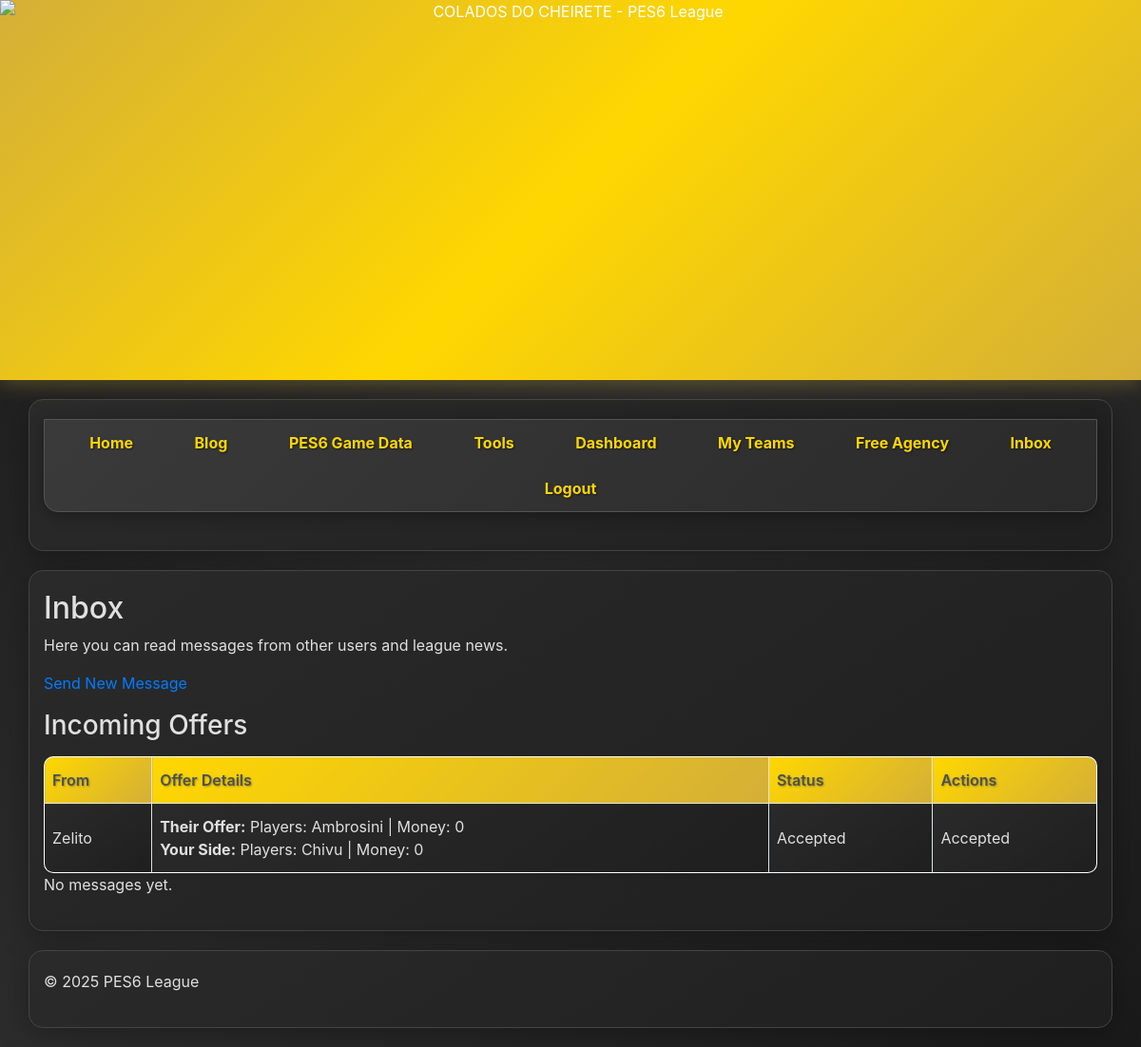
/inbox (signed in), run on an earlier commit of the app's database.
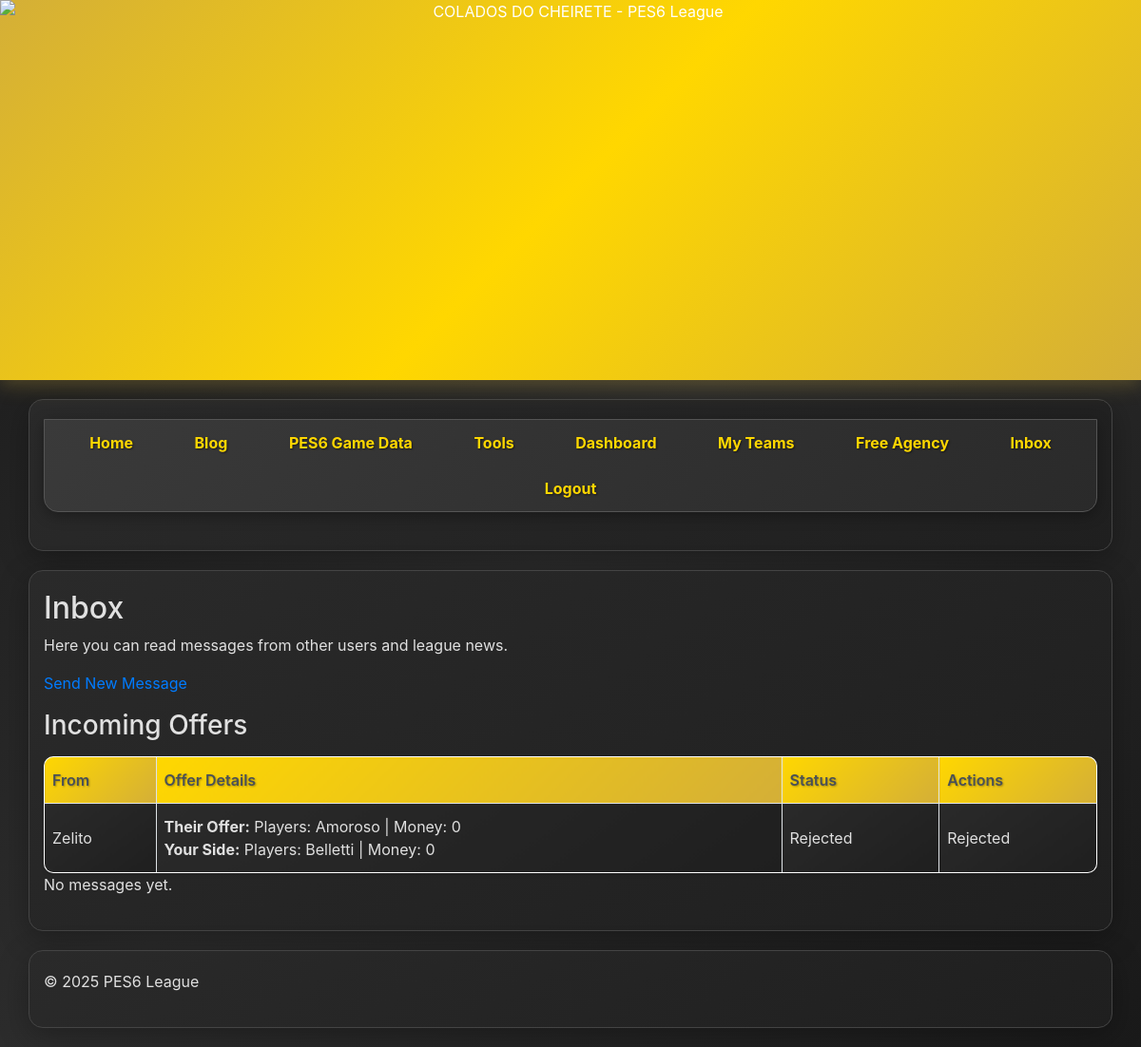
And on a later commit of the database.
### tables this page shows
CREATE TABLE offers (
    id INTEGER PRIMARY KEY AUTOINCREMENT,
    sender_id INTEGER NOT NULL,
    receiver_id INTEGER NOT NULL,
    player_id INTEGER NOT NULL,
    offer_amount INTEGER NOT NULL,
    offered_players TEXT,
    offered_money INTEGER DEFAULT 0,
    requested_players TEXT,
    requested_money INTEGER DEFAULT 0,
    sender_team_id INTEGER,
    receiver_team_id INTEGER,
    status TEXT DEFAULT 'pending',
    created_at TIMESTAMP DEFAULT CURRENT_TIMESTAMP,
    FOREIGN KEY (sender_id) REFERENCES users(id) ON DELETE CASCADE,
    FOREIGN KEY (receiver_id) REFERENCES users(id) ON DELETE CASCADE,
    FOREIGN KEY (player_id) REFERENCES players(id) ON DELETE CASCADE,
    FOREIGN KEY (sender_team_id) REFERENCES league_teams(id) ON DELETE CASCADE,
    FOREIGN KEY (receiver_team_id) REFERENCES league_teams(id) ON DELETE CASCADE
);

CREATE TABLE users (
    id INTEGER PRIMARY KEY AUTOINCREMENT,
    username TEXT UNIQUE NOT NULL,
    password TEXT NOT NULL,
    email TEXT UNIQUE NOT NULL,
    created_at TIMESTAMP DEFAULT CURRENT_TIMESTAMP
);

### app.py (the view, shortened to what this page needs)
@app.route('/inbox')
@login_required
def inbox():
    cur = db_helper.get_cursor()
    cur.execute("""
        SELECT m.*, u.username AS sender_username
        FROM messages m
        LEFT JOIN users u ON m.sender_id = u.id
        WHERE m.receiver_id = ?
        ORDER BY m.created_at DESC
    """, (current_user.id,))
    messages = cur.fetchall()
    messages = [dict(msg) for msg in messages]
    cur.execute("""
        SELECT o.*, u.username AS sender_username
        FROM offers o
        JOIN users u ON o.sender_id = u.id
        WHERE o.receiver_id = ?
        ORDER BY o.created_at DESC
    """, (current_user.id,))
    offers = cur.fetchall()
    offers = [dict(offer) for offer in offers]
    for offer in offers:
        if 'offered_players' in offer and 'requested_players' in offer:
            offered_players_raw = offer['offered_players'] or '[]'
            requested_players_raw = offer['requested_players'] or '[]'
            offer['offered_players'] = json.loads(offered_players_raw)
            offer['requested_players'] = json.loads(requested_players_raw)
            if offer['offered_players'] and len(offer['offered_players']) > 0:
                placeholders = ','.join(['?' for _ in offer['offered_players']])
                cur.execute("SELECT id, player_name FROM players WHERE id IN ({})".format(placeholders), offer['offered_players'])
                offer['offered_player_names'] = [row['player_name'] for row in cur.fetchall()]
            else:
                offer['offered_player_names'] = []
            if offer['requested_players'] and len(offer['requested_players']) > 0:
                placeholders = ','.join(['?' for _ in offer['requested_players']])
                cur.execute("SELECT id, player_name FROM players WHERE id IN ({})".format(placeholders), offer['requested_players'])
                offer['requested_player_names'] = [row['player_name'] for row in cur.fetchall()]
            else:
                offer['requested_player_names'] = []
            offer['is_cpu_offer'] = (offer['sender_id'] == 1)
            if offer['is_cpu_offer']:
                if offer['requested_players'] and len(offer['requested_players']) > 0:
                    placeholders = ','.join(['?' for _ in offer['requested_players']])
                    cur.execute("""
                        SELECT COUNT(*) as count FROM team_players tp
                        JOIN league_teams lt ON tp.team_id = lt.id
                        WHERE tp.player_id IN ({}) AND lt.user_id = ?
                    """.format(placeholders), offer['requested_players'] + [current_user.id])
                    user_players_count = cur.fetchone()['count']
                    offer['is_sell_offer'] = (user_players_count > 0)
                else:
                    offer['is_sell_offer'] = False
            else:
                offer['is_sell_offer'] = False
            offer['cpu_team_name'] = None
    cur.close()
    return render_template('inbox.html', messages=messages, offers=offers)

### app.py (called while the page is built)
@login_manager.user_loader
def load_user(user_id):
    return User.get(user_id)

def get_unread_count(user_id):
    cur = db_helper.get_cursor()
    try:
        cur.execute("SELECT COUNT(*) as count FROM messages WHERE receiver_id = ?", (user_id,))
        message_count = cur.fetchone()['count']
        cur.execute("SELECT COUNT(*) as count FROM offers WHERE receiver_id = ? AND status = 'pending'", (user_id,))
        offer_count = cur.fetchone()['count']
        return message_count + offer_count
    except Exception as e:
        app.logger.error(f"Error getting unread count: {e}")
        return 0
    finally:
        cur.close()

@app.context_processor
def inject_unread_count():
    if current_user.is_authenticated:
        return {'get_unread_count': get_unread_count}
    return {'get_unread_count': lambda x: 0}

    @staticmethod
    def get(user_id):
        cur = db_helper.get_cursor()
        cur.execute("SELECT id, username, email FROM users WHERE id = ?", (user_id,))
        user_data = cur.fetchone()
        cur.close()
        if user_data:
            return User(user_data[0], user_data[1], user_data[2])
        return None

### templates/inbox.html (shortened to what this page needs)
{% extends "base.html" %}
{% block content %}
    <h2>Inbox</h2>
    <p>Here you can read messages from other users and league news.</p>
    <p>
        <a href="{{ url_for('send_message') }}">Send New Message</a>
    </p>
    {% if offers %}
        <h3>Incoming Offers</h3>
        <table>
            <thead>
                <tr>
                    <th>From</th>
                    <th>Offer Details</th>
                    <th>Status</th>
                    <th>Actions</th>
                </tr>
            </thead>
            <tbody>
                {% for offer in offers %}
                <tr>
                    <td>{{ offer.sender_username }}</td>
                    <td>
                        <strong>Their Offer:</strong> Players: {{ offer.offered_player_names|join(', ') }} | Money: {{ offer.offered_money }}<br>
                        <strong>Your Side:</strong> Players: {{ offer.requested_player_names|join(', ') }} | Money: {{ offer.requested_money }}
                    </td>
                    <td>{{ offer.status.capitalize() }}</td>
                    <td>
                        {% if offer.status == 'pending' %}
                            {% if offer.is_cpu_offer %}
                                {% if offer.is_sell_offer %}
                                    <button class="btn btn-success btn-sm confirm-deal-btn"
                                            data-offer-id="{{ offer.id }}"
                                            data-deal-type="sell"
                                            data-cpu-team="{{ offer.cpu_team_name }}">
                                        Confirm Sale to {{ offer.cpu_team_name }}
                                    </button>
                                {% else %}
                                    <button class="btn btn-success btn-sm confirm-deal-btn"
                                            data-offer-id="{{ offer.id }}"
                                            data-deal-type="buy"
                                            data-cpu-team="{{ offer.cpu_team_name }}">
                                        Confirm Purchase from {{ offer.cpu_team_name }}
                                    </button>
                                {% endif %}
                            {% else %}
                                <button class="btn btn-success btn-sm accept-offer-btn"
                                        data-offer-id="{{ offer.id }}">
                                    Accept
                                </button>
                            {% endif %}
                            <button class="btn btn-danger btn-sm reject-offer-btn"
                                    data-offer-id="{{ offer.id }}">
                                Reject
                            </button>
                        {% else %}
                            {{ offer.status.capitalize() }}
                        {% endif %}
                    </td>
                </tr>
                {% endfor %}
            </tbody>
        </table>
    {% endif %}
    {% if messages %}
        <table>
            <thead>
                <tr>
                    <th>From</th>
                    <th>Subject</th>
                    <th>Date</th>
                </tr>
            </thead>
            <tbody>
                {% for msg in messages %}
                <tr>
                    <td>{{ msg['sender_username'] or 'Unknown' }}</td>
                    <td><a href="{{ url_for('view_message', msg_id=msg['id']) }}">{{ msg['subject'] }}</a></td>
                    <td>
                        {% if msg['created_at'] is string %}
                            {{ msg['created_at'] }}
                        {% else %}
                            {{ msg['created_at'].strftime('%Y-%m-%d %H:%M') }}
                        {% endif %}
                    </td>
                </tr>
                {% endfor %}
            </tbody>
        </table>
    {% else %}
        <p>No messages yet.</p>
    {% endif %}
{% endblock %}

What changed in the data, as far as the page shows it:
changed offers "Zelito": offered_player_names "Ambrosini" → "Amoroso"; requested_player_names "Chivu" → "Belletti"; status "Accepted" → "Rejected"
